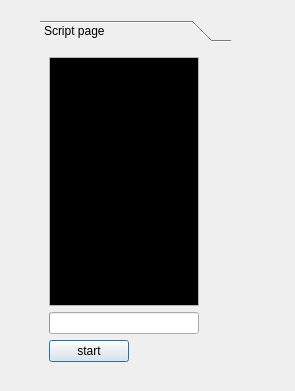
<?xml version="1.0" encoding="UTF-8"?>
<ui version="4.0">
 <class>Dialog</class>
 <widget class="QDialog" name="Dialog">
  <property name="geometry">
   <rect>
    <x>0</x>
    <y>0</y>
    <width>295</width>
    <height>391</height>
   </rect>
  </property>
  <property name="windowTitle">
   <string>dialog</string>
  </property>
  <widget class="QToolBox" name="ToolBox">
   <property name="geometry">
    <rect>
     <x>40</x>
     <y>20</y>
     <width>191</width>
     <height>351</height>
    </rect>
   </property>
   <property name="currentIndex">
    <number>0</number>
   </property>
   <widget class="QWidget" name="page">
    <property name="geometry">
     <rect>
      <x>0</x>
      <y>0</y>
      <width>191</width>
      <height>324</height>
     </rect>
    </property>
    <attribute name="label">
     <string>Script page</string>
    </attribute>
    <layout class="QGridLayout" name="gridLayout_2">
     <item row="0" column="0" rowspan="2" colspan="4">
      <widget class="QTextEdit" name="TextEdit1">
       <property name="sizePolicy">
        <sizepolicy hsizetype="Minimum" vsizetype="Minimum">
         <horstretch>0</horstretch>
         <verstretch>0</verstretch>
        </sizepolicy>
       </property>
       <property name="maximumSize">
        <size>
         <width>150</width>
         <height>16777215</height>
        </size>
       </property>
       <property name="palette">
        <palette>
         <active>
          <colorrole role="Text">
           <brush brushstyle="SolidPattern">
            <color alpha="255">
             <red>0</red>
             <green>255</green>
             <blue>0</blue>
            </color>
           </brush>
          </colorrole>
          <colorrole role="Base">
           <brush brushstyle="SolidPattern">
            <color alpha="255">
             <red>0</red>
             <green>0</green>
             <blue>0</blue>
            </color>
           </brush>
          </colorrole>
         </active>
         <inactive>
          <colorrole role="Text">
           <brush brushstyle="SolidPattern">
            <color alpha="255">
             <red>0</red>
             <green>255</green>
             <blue>0</blue>
            </color>
           </brush>
          </colorrole>
          <colorrole role="Base">
           <brush brushstyle="SolidPattern">
            <color alpha="255">
             <red>0</red>
             <green>0</green>
             <blue>0</blue>
            </color>
           </brush>
          </colorrole>
         </inactive>
         <disabled>
          <colorrole role="Text">
           <brush brushstyle="SolidPattern">
            <color alpha="255">
             <red>120</red>
             <green>120</green>
             <blue>120</blue>
            </color>
           </brush>
          </colorrole>
          <colorrole role="Base">
           <brush brushstyle="SolidPattern">
            <color alpha="255">
             <red>240</red>
             <green>240</green>
             <blue>240</blue>
            </color>
           </brush>
          </colorrole>
         </disabled>
        </palette>
       </property>
      </widget>
     </item>
     <item row="2" column="0" colspan="4">
      <widget class="QProgressBar" name="ProgressBar">
       <property name="maximumSize">
        <size>
         <width>150</width>
         <height>16777215</height>
        </size>
       </property>
       <property name="value">
        <number>0</number>
       </property>
       <property name="textVisible">
        <bool>false</bool>
       </property>
      </widget>
     </item>
     <item row="3" column="0">
      <widget class="QPushButton" name="StartButton">
       <property name="text">
        <string>start</string>
       </property>
      </widget>
     </item>
     <item row="3" column="1" colspan="3">
      <spacer name="horizontalSpacer">
       <property name="orientation">
        <enum>Qt::Horizontal</enum>
       </property>
       <property name="sizeHint" stdset="0">
        <size>
         <width>40</width>
         <height>20</height>
        </size>
       </property>
      </spacer>
     </item>
    </layout>
   </widget>
  </widget>
 </widget>
 <resources/>
 <connections/>
</ui>
